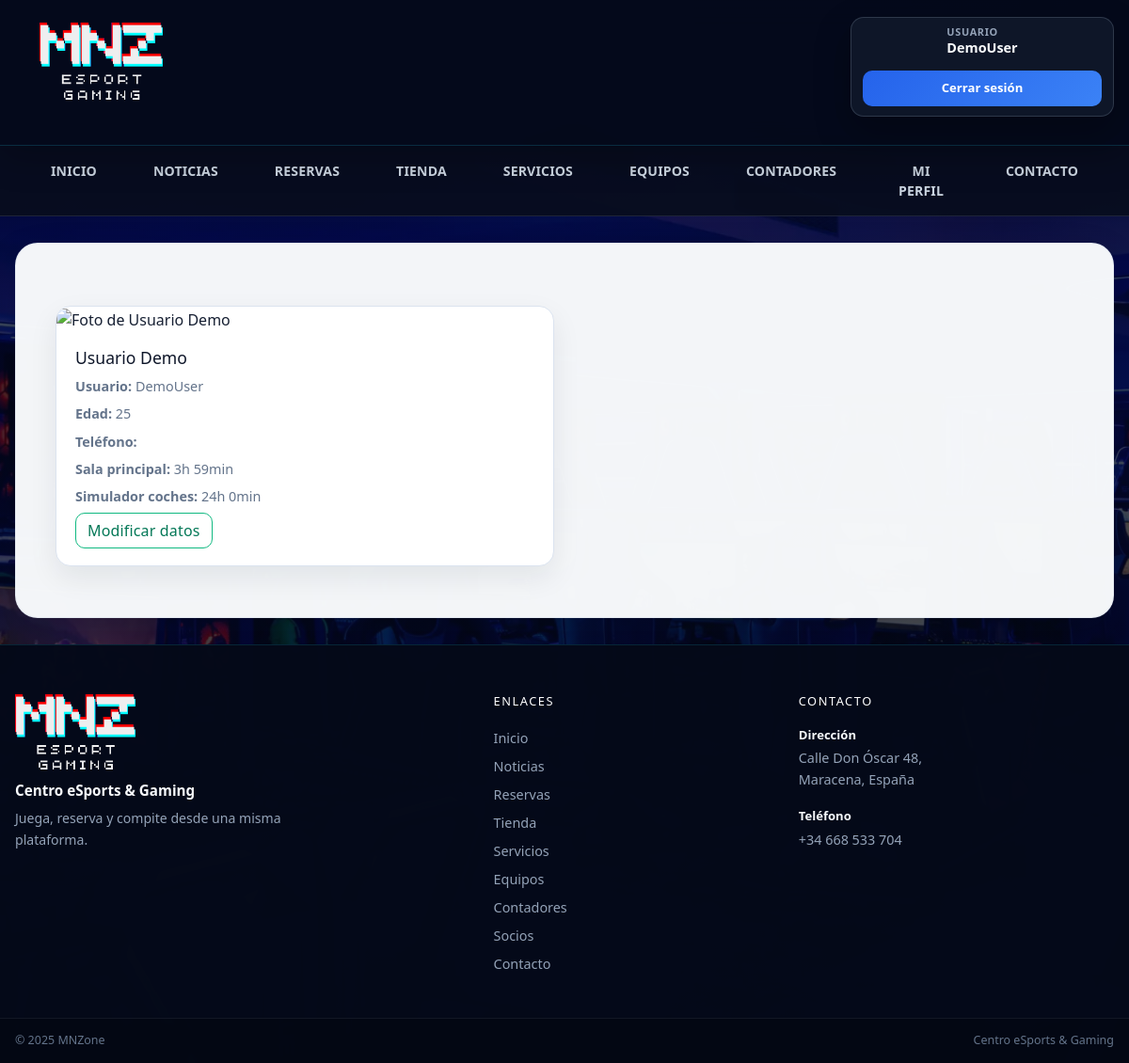
The page /php/socios/socios.php (signed in) on the database its author committed.
### tables this page shows
CREATE TABLE `socio` (
  `id_socio` int(11) NOT NULL,
  `nombre` varchar(100) NOT NULL,
  `edad` int(11) DEFAULT NULL,
  `contrasena` varchar(255) NOT NULL,
  `usuario` varchar(50) NOT NULL,
  `telefono` varchar(15) DEFAULT NULL,
  `foto` varchar(255) DEFAULT NULL,
  `tipo` enum('socio','admin') NOT NULL DEFAULT 'socio'
);

CREATE TABLE `tiempos_sala` (
  `id` int(11) NOT NULL,
  `id_socio` int(11) NOT NULL,
  `usuario` varchar(255) DEFAULT NULL,
  `categoria` enum('Sala_principal','Sala_VIP','Play_Station_5','Simulador_coches') NOT NULL,
  `tiempo_total` int(11) DEFAULT 0
);

### php/socios/socios.php (the view, shortened to what this page needs)
<?php
include '../esencial/conexion.php';
?>
<!DOCTYPE html>
<html lang="es">
<head>
  <link rel="stylesheet" href="../../css/styles.css">
  <link rel="stylesheet" href="https://cdn.jsdelivr.net/npm/bootstrap@5.3.3/dist/css/bootstrap.min.css">
</head>
<body>
  <?php include '../esencial/header.php' ?>
  <main>
    <?php if (isset($_SESSION["nombre"]) && $pagina_actual == "socios.php" && $_SESSION["tipo"] == "socio") {
    ?><div class="socio-container">
        <?php
        $nombre_usuario = $_SESSION["nombre"];
        $query = "SELECT id_socio, usuario, nombre, edad, telefono, foto FROM socio WHERE usuario = ?";
        $stmt = $conexion->prepare($query);
        $stmt->bind_param("s", $nombre_usuario);
        $stmt->execute();
        $stmt->bind_result($id_socio, $usuario, $nombre, $edad, $telefono, $foto);
        $socio_data = [];
        if ($stmt->fetch()) {
          $socio_data = compact('id_socio', 'usuario', 'nombre', 'edad', 'telefono', 'foto');
        }
        if (!empty($socio_data)) {
          echo "<div class='socio-card'>";
          echo "<div class='socio-foto'><img loading='lazy' src='../../imagenes/{$socio_data['foto']}' alt='Foto de {$socio_data['nombre']}'></div>";
          echo "<div class='socio-info'>";
          echo "<h3>{$socio_data['nombre']}</h3>";
          echo "<p><strong>Usuario:</strong> {$socio_data['usuario']}</p>";
          echo "<p><strong>Edad:</strong> {$socio_data['edad']}</p>";
          echo "<p><strong>Teléfono:</strong> {$socio_data['telefono']}</p>";
          $query_tiempos = "SELECT categoria, tiempo_total FROM tiempos_sala WHERE id_socio = ?";
          $stmt_tiempos = $conexion->prepare($query_tiempos);
          $stmt_tiempos->bind_param("i", $socio_data['id_socio']);
          $stmt_tiempos->execute();
          $stmt_tiempos->bind_result($categoria, $tiempo_total);
          echo "<div class='socio-contadores'>";
          echo "</div></div>";
          while ($stmt_tiempos->fetch()) {
            $horas = floor($tiempo_total / 3600);
            $minutos = floor(($tiempo_total % 3600) / 60);
            $tiempo_formateado = "{$horas}h {$minutos}min";
            echo "<p><strong>" . htmlspecialchars(str_replace("_", " ", $categoria)) . ": </strong>$tiempo_formateado</p>";
          }
          echo "<a href='modificarsocio.php?id={$socio_data['id_socio']}' type='button' class='btn btn-outline-success'>Modificar datos</a>";
          echo "</tbody></table></div>";
        } else {
          echo "<p>No se encontraron datos del usuario.</p>";
        }
        ?></div>
    <?php
    } else if (isset($_SESSION["nombre"]) && $pagina_actual == "socios.php" && $_SESSION["tipo"] == "admin") {
    ?>
      <div class="text-center mb-3" style="margin-top: 20px;">
        <h2>Listado de socios</h2>
        <p class="text-muted">Aquí puedes ver todos los socios registrados en el club.</p>
        <a class="btn btn-warning" href="register.php">Añadir socio</a>
      </div>
      <form class="formbuscar" method="post" action="buscasocio.php">
        <label for="busqueda">Buscar socio:</label>
        <input class="form-control" type="text" id="busqueda" name="busqueda"
          placeholder="Buscar por nombre, usuario, edad, teléfono...">
        <button class="btn btn-warning" type="submit">Buscar</button>
      </form>
      <?php
      $resultados_por_pagina = 6;
      $pagina_actual = isset($_GET['pagina']) ? (int)$_GET['pagina'] : 1;
      if ($pagina_actual < 1) $pagina_actual = 1;
      $offset = ($pagina_actual - 1) * $resultados_por_pagina;
      $total_socios = $conexion->query("SELECT COUNT(*) AS total FROM socio WHERE tipo='socio'")
        ->fetch_assoc()['total'];
      $total_paginas = ceil($total_socios / $resultados_por_pagina);
      $query = "SELECT id_socio, usuario, nombre, edad, telefono, foto
              FROM socio
              WHERE tipo = 'socio'
              LIMIT ? OFFSET ?";
      $stmt = $conexion->prepare($query);
      $stmt->bind_param("ii", $resultados_por_pagina, $offset);
      $stmt->execute();
      $stmt->bind_result($id_socio, $usuario, $nombre, $edad, $telefono, $foto);
      $listado_socios = [];
      while ($stmt->fetch()) {
        $listado_socios[] = compact('id_socio', 'usuario', 'nombre', 'edad', 'telefono', 'foto');
      }
      $stmt->close();
      echo '<div class="socio-container">';
      if (!$listado_socios) {
        echo '<p>No hay socios registrados.</p>';
      } else {
        foreach ($listado_socios as $s) {
          echo "<div class='socio-card'>";
          echo "<div class='socio-foto'>
                    <img loading='lazy' src='../../imagenes/{$s['foto']}'
                         alt='Foto de {$s['nombre']}'>
                  </div>";
          echo "<div class='socio-info'>";
          echo "<h3>" . htmlspecialchars($s['nombre']) . "</h3>";
          echo "<p><strong>Usuario:</strong> " . htmlspecialchars($s['usuario']) . "</p>";
          echo "<p><strong>Edad:</strong> " . htmlspecialchars($s['edad']) . "</p>";
          echo "<p><strong>Teléfono:</strong> " . htmlspecialchars($s['telefono']) . "</p>";
          echo "<a class='btn btn-outline-success'
                     href='modificarsocio.php?id={$s['id_socio']}'>
                     Modificar datos
                  </a>";
          $qCnt = "SELECT categoria, tiempo_total
                     FROM tiempos_sala
                     WHERE id_socio = ?";
          $stCnt = $conexion->prepare($qCnt);
          $stCnt->bind_param("i", $s['id_socio']);
          $stCnt->execute();
          $stCnt->bind_result($categoria, $tiempo_total);
          echo "<div class='socio-contadores mt-3'>";
          echo "<h5>Contadores de uso</h5>";
          $hayCnt = false;
          while ($stCnt->fetch()) {
            $hayCnt = true;
            $h = floor($tiempo_total / 3600);
            $m = floor(($tiempo_total % 3600) / 60);
            $tFmt = "{$h}h {$m}min";
            echo "<p><strong>" . htmlspecialchars(str_replace('_', ' ', $categoria)) . ":</strong> $tFmt</p>";
          }
          if (!$hayCnt) {
            echo "<p>No hay tiempos registrados.</p>";
          }
          echo "</div>";
          $stCnt->close();
          echo "</div>";
          echo "</div>";
        }
      }
      echo '</div><br>';
      ?>
      <nav>
        <ul class="pagination justify-content-center">
          <?php if ($pagina_actual > 1): ?>
            <li class="page-item">
              <a class="btn btn-warning" href="?pagina=<?= $pagina_actual - 1 ?>">Anterior</a>
            </li>
          <?php endif; ?>
          <?php if ($pagina_actual > 3): ?>
            <li class="page-item"><a class="btn btn-warning" href="?pagina=1">1</a></li>
            <li class="page-item disabled"><span class="btn btn-warning">...</span></li>
          <?php endif; ?>
          <?php if ($pagina_actual > 1): ?>
            <li class="page-item">
              <a class="btn btn-warning" href="?pagina=<?= $pagina_actual - 1 ?>"><?= $pagina_actual - 1 ?></a>
            </li>
          <?php endif; ?>
          <li class="page-item active">
            <span class="btn btn-danger"><?= $pagina_actual ?></span>
          </li>
          <?php if ($pagina_actual < $total_paginas): ?>
            <li class="page-item">
              <a class="btn btn-warning" href="?pagina=<?= $pagina_actual + 1 ?>"><?= $pagina_actual + 1 ?></a>
            </li>
          <?php endif; ?>
          <?php if ($pagina_actual < $total_paginas - 2): ?>
            <li class="page-item disabled"><span class="btn btn-warning">...</span></li>
            <li class="page-item">
              <a class="btn btn-warning" href="?pagina=<?= $total_paginas ?>"><?= $total_paginas ?></a>
            </li>
          <?php endif; ?>
          <?php if ($pagina_actual < $total_paginas): ?>
            <li class="page-item">
              <a class="btn btn-warning" href="?pagina=<?= $pagina_actual + 1 ?>">Siguiente</a>
            </li>
          <?php endif; ?>
        </ul>
      </nav>
    <?php } else {
      header("Location:../../index.php");
    }
    ?>
  </main>
  <?php include '../esencial/footer.php' ?>
</body>
</html>

### css/styles.css (style rules this page uses)
* { margin: 0; padding: 0; box-sizing: border-box; font-family: system-ui, -apple-system, BlinkMacSystemFont, 'Segoe UI', Roboto, Oxygen, Ubuntu, Cantarell, 'Open Sans', 'Helvetica Neue', sans-serif }
body { background-image: url(../imagenes/fondo.webp); background-size: cover; background-position: center; background-repeat: no-repeat; background-position: center; line-height: 1.6; }
main { background-color: #ffffffde; width: 80%; padding: 5% 5% 5% 5%; border-radius: 10px; padding-bottom: auto; justify-self: center; }
main p { font-size: 1rem; padding: 0.5rem; color: black; border: 0; border-radius: 4px; margin-bottom: 1rem; }
p { font-size: 1rem; padding: 0.5rem; color: #155724; border: 1px solid #c3e6cb; border-radius: 4px; margin-bottom: 1rem; }
.socio-container { display: flex; flex-wrap: wrap; gap: 1rem; justify-content: center; margin-top: 2rem; }
.socio-card { background-color: #fff; border: 1px solid #ddd; border-radius: 8px; box-shadow: 0 4px 8px rgba(0, 0, 0, 0.1); width: 300px; text-align: center; overflow: hidden; transition: transform 0.3s ease; }
.socio-foto img { width: 100%; height: 100%; max-width: 300px; min-height: 300px; max-height: 300px; margin-right: 1.5vw; object-fit: cover; }
.socio-info { padding: 1rem; }
.socio-info h3 { font-size: 1.2rem; color: #333; margin-bottom: 0.5rem; }
.socio-info p { font-size: 0.9rem; color: #555; margin: 0.3rem 0; background-color: #d4edda; }
:root { --mn-bg: #060914; --mn-bg-soft: #0b1122; --mn-surface: #ffffff; --mn-surface-soft: #f3f6fb; --mn-text: #172033; --mn-muted: #64748b; --mn-primary: #2563eb; --mn-primary-dark: #1d4ed8; --mn-accent: #22d3ee; --mn-danger: #ef4444; --mn-border: #dbe3ef; --mn-radius: 18px; --mn-shadow: 0 14px 40px rgba(8, 15, 35, 0.12); }
html { scroll-behavior: smooth; }
body { min-height: 100vh; color: var(--mn-text); background-color: var(--mn-bg); background-image: linear-gradient(rgba(4, 8, 20, 0.66), rgba(4, 8, 20, 0.78)), url(../imagenes/fondo.webp); background-size: cover; background-position: center top; background-attachment: fixed; background-repeat: no-repeat; }
main { width: min(1180px, calc(100% - 32px)); max-width: none; margin: 28px auto 0; padding: 42px 42px 54px; background: rgba(248, 250, 252, 0.98); color: var(--mn-text); border: 1px solid rgba(226, 232, 240, .8); border-radius: 24px; box-shadow: var(--mn-shadow); overflow: hidden; }
main h3, main h4, main h5, main h6 { color: #172033; }
main p, p { margin-bottom: 1rem; padding: 0; background: transparent; border: 0; border-radius: 0; color: #475569; line-height: 1.7; }
.btn { border-radius: 10px !important; font-weight: 700; letter-spacing: .01em; transition: transform .18s ease, box-shadow .18s ease, background .18s ease; }
.btn-outline-success { border-color: #10b981 !important; color: #047857 !important; background: transparent !important; }
.servicio-item, .noticia-item, .equipo-card, .socio-card, .socio-card-modificar, .testimonio-card, .formulario, #formulario, #boton, .contenedor-reservas-calendario > * { border: 1px solid var(--mn-border); box-shadow: 0 12px 30px rgba(15, 23, 42, .08); }
.equipo-container, .socio-container { display: grid; grid-template-columns: repeat(2, minmax(0, 1fr)); gap: 22px; margin-top: 24px; }
.equipo-card, .socio-card { width: 100%; background: white; border-radius: 16px; text-align: left; }
.equipo-foto img, .socio-foto img { width: 100%; max-width: none; min-height: 0; height: 280px; max-height: 280px; margin: 0; object-fit: cover; }
.equipo-info, .socio-info { padding: 18px 20px; }
.equipo-info h3, .socio-info h3 { color: #0f172a; font-size: 1.1rem; }
.equipo-info p, .socio-info p { background: transparent; color: #64748b; }

### rows shown on the page
socio: nombre "Usuario Demo", usuario "DemoUser", edad "25"
tiempos_sala: categoria "Sala principal", tiempo_total "3h 59min"
tiempos_sala: categoria "Simulador coches", tiempo_total "24h 0min"

### other values the page prints
$nombre_usuario "DemoUser"
